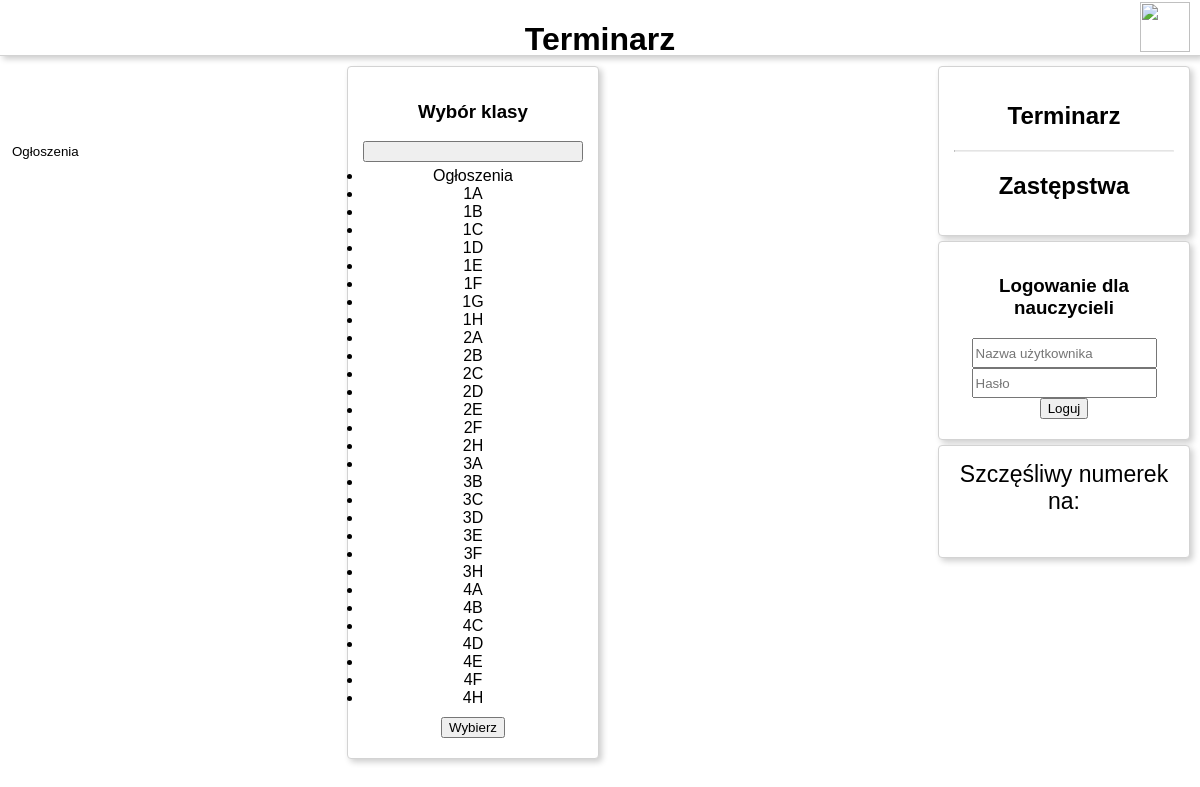
The page / on the database its author committed.
### tables this page shows
CREATE TABLE IF NOT EXISTS `term_klasy` (
  `id` int(11) NOT NULL auto_increment,
  `nazwa` varchar(11) NOT NULL,
  `laczona` int(2) NOT NULL default '0',
  `specjalna` int(2) NOT NULL default '0',
  PRIMARY KEY  (`id`)
);

### db.php (the view, shortened to what this page needs)
<?php
function getClasses($laczone = false, $specjalna = 1) {
	$laczoneQ = " WHERE";
	if (!$laczone) {
		$laczoneQ = "WHERE `laczona` = 0 AND";
	}
	$query = mysql_query("SELECT * FROM `term_klasy` " . $laczoneQ . " `specjalna` <= " . $specjalna . " ORDER BY `specjalna` DESC, `nazwa` ASC;") or die(mysql_error());
	$array = array();
	while ($row = mysql_fetch_assoc($query)) {
		$array[] = $row;
	}
	return $array;
}
function printLogin($link) {
	echo '<form action="' . $Link . '" method="post" class="form_login">
		<h3>Logowanie dla nauczycieli</h3>';
	echo '<div class="form-group row">
			<input type="text" class="form-control" name="login" placeholder="Nazwa użytkownika"/>
		</div>';
	echo '
		<div class="form-group row">
			<input type="password" class="form-control" name="password" placeholder="Hasło"/>
		</div>
		<button class="btn btn-large btn-default btn-block" type="submit">Loguj</button>
		</form>';
}
function printClass() {
	echo '<form method="GET" action="index.php" class="form_class">
		<h3>Wybór klasy</h3>
		<div class="form-group row">
			<select name="klasa" class="selectpicker">';
	$classes = getClasses();
	foreach ($classes as $class) {
		echo '<option value="' . $class['id'] . '">' . $class['nazwa'] . '</option>';
	}
	echo '</select>
		</div>
		<button class="btn btn-large btn-default btn-block" type="submit">Wybierz</button>
		</form><script>$(".selectpicker").selectpicker();</script>';
}
?>

### head.php (shortened to what this page needs)
<?php include("db.php"); ?>
<html>
<head>
	<link href="http://netdna.bootstrapcdn.com/twitter-bootstrap/2.2.2/css/bootstrap-combined.min.css" rel="stylesheet">
	<link rel="stylesheet" type="text/css" href="style.css" />
	<link rel="stylesheet" href="http://ajax.googleapis.com/ajax/libs/jqueryui/1.10.3/themes/ui-lightness/jquery-ui.min.css">
	<link rel="stylesheet" href="bootstrap-select.min.css">
</head>
<body>
<div id="naglowek">
	<h1 class="center">Terminarz</h1>
	<a href="kontakt.php"><img src="http://s-trojmiasto.pl/zdj/obiekty/logo/1/4275.jpg" class="logo"/></a>
</div>

### index.php (shortened to what this page needs)
<?php
include "head.php";
$date = time();
if (isset($miesiac) && $miesiac > 0 && $miesiac <= 12) {
	$mstr = ($miesiac <= 9) ? '0' : '';
	$month = $mstr . '' . $miesiac;
} else {
	$month = date('m', $date);
	$miesiac = $month;
}
if (isset($rok)) {
	$year = $rok;
} else {
	$year = date('Y', $date);
}
$first_day = mktime(0, 0, 0, $month, 1, $year);
$title = dateV('F', $first_day);
$day_of_week = date('D', $first_day);
$days_in_month = cal_days_in_month(0, $month, $year);
switch ($day_of_week) {
	case "Thu":$blank = 3;break;
}
$days = 1;
?>
<div style="height: 65px; width: 100%;"></div>
<table id="site">
<tr>
<td style="border: 0; width: auto; padding-left: 30px;">
<? if($klasa) {
	if( ! $browser['name'] == 'Internet Explorer')
	{
		printMiniClass($klas['id']);
	}
?>
<div id="content">
	<table class="table">
	<tr>
	<?
		if(isset($miesiac))
		{
			$nm = $miesiac;
			$rk = $rok;
			if($miesiac == 12)
			{
				$nm = 0;
				if(!isset($rok))
					$rok = $year;
				$rk = $rok + 1;
			}
		}
		$mies = (isset($nm)) ? $nm+1 : '';
		$ro = (isset($rk)) ? '&year='.$rk : '';
		$kl = (isset($klasa)) ? '&klasa='.$klasa : '';
		$linkUp = "index.php?month=".$mies."".$ro."".$kl;
		if(isset($miesiac))
		{
			$nm = $miesiac;
			$rk = $rok;
			if($miesiac == 1)
			{
				$nm = 13;
				if(!isset($rok))
					$rok = $year;
				$rk = $rok - 1;
			}
		}
		$mies = (isset($nm)) ? $nm-1 : '';
		$ro = (isset($rk)) ? '&year='.$rk : '';
		$kl = (isset($klasa)) ? '&klasa='.$klasa : '';
		$linkDown = "index.php?month=".$mies."".$ro."".$kl;
		if($browser['name'] == 'Internet Explorer') {
	?>
		<td id="arrow_left_ie"><a href="<? echo $linkDown; ?>"><</a></td>
		<td colspan="2" style="border-right: 0; border-left: 0;"><span class="miesiac"><? echo $title; ?></span></td>
		<td style="border-left: 0; border-right: 0;"><span class="miesiac"><? echo $year; ?></span></td>
		<td id="arrow_right_ie"><a href="<? echo $linkUp; ?>">></a></td>
	<?
	} else {
	?>
	<td colspan="5">
		<span id="arrow_left"><a href="<? echo $linkDown; ?>"><</a></span>
		<span class="miesiac"><? echo $title.' '.$year; ?></span>
		<span id="arrow_right"><a href="<? echo $linkUp; ?>">></a></span>
	</td>
	<?
		}
	?>
	</tr>
	<tr><td><b>Poniedziałek</b></td><td><b>Wtorek</b></td><td><b>Środa</b></td><td><b>Czwartek</b></td><td><b>Piątek</b></td></tr>
	<tr><?
		$wpisy = getWpisy($klasa);
		$day_num = 1;
		if($blank < 5) {
			while($blank > 0)
			{
				echo "<td></td>";
				$blank--;
				$days++;
			}
		} else {
			$day_num = 8 - $blank;
		}
		while ($day_num <= $days_in_month)
		{
			$day_str = ($day_num <= 9) ? '0' : '';
			$tid=$day_str.''.$day_num.''.$month.''.$year;
			$tid2=$year.'-'.$month.'-'.$day_str.''.$day_num;
			$czasDnia = strtotime($tid2." 18:00:00");
			if($days < 6)
			{
				if(!$user || $czasDnia < time() || ($klas['specjalna'] == 1 && $user['dostep'] < 2))
					echo "<td class='td'><div class='day'><b>".$day_num."</b></div>";
				else {
					echo "<td class='td'><table class='tabday'><tr><td class='tabday'><b>".$day_num."</b></td>";
					echo '<td class="tadd">
							<a href="dodaj.php?id='.$tid.'&klasa='.$klasa.'">Dodaj wpis</a>
						</td>';
					echo "</tr></table>";
				}
				echo "<div style='clear: both;'> </div>";
				if(isset($wpisy) && !empty($wpisy[$tid2]))
				{
					foreach($wpisy[$tid2] as $wpis)
					{
						printWpis($wpis);
					}
				}
				echo "</td>";
			}
			$day_num++;
			$days++;
			if ($days > 7)
			{
				echo "</tr><tr>";
				$days = 1;
			}
		}
		while ( $days >1 && $days <=5 )
		{
			echo "<td> </td>";
			$days++;
		}
	?>
	</tr>
	</table>
	<div style='clear: both;'> </div>
</div>
</td>
<?
		if($browser['name'] == 'Internet Explorer')
		{
			printMiniClass($klas['id']);
		}
	} else {
		printClass();
	}
?>
<td style="border: 0; width: 250px; padding-right: 10px;">
<div class="menu form_login" style="margin-bottom: 5px;">
<h2><a href="index.php">Terminarz</a></h2><hr />
<h2><a href="zastepstwa.php">Zastępstwa</a></h2>
</div>
<?
	$mn = (isset($month)) ? '&month='.$month : '';
	$ro = (isset($year)) ? '&year='.$year : '';
	$kl = (isset($klasa)) ? '&klasa='.$klasa : '';
	$link = "index.php?month=".$mn."".$ro."".$kl;
	if(!$user) printLogin($link);
?>
<div class="form_login" style="margin-top: 5px;">
	<span style="font-size: 23px;">
	<?
		echo 'Szczęśliwy numerek na:<br /><br />';
	?>
	</span>
</div>
</td>
</tr>
</table>
<?php
include "foot.php";
?>

### foot.php (shortened to what this page needs)
</body>
</html>

### style.css (style rules this page uses)
body { font-weight: lighter; background: url('http://www4.zsl.gda.pl/themes/mjzsltheme/assets/img/ornament.jpg'); margin: 0; padding: 0; text-align: center; font-family: Calibri, Arial; }
a { outline: none; color: #000; text-decoration: none; }
hr { border-top: 1px solid #E4E4E4 !important; }
form { margin: 0; }
.form_login { width: 220px; background-color: #fff; border: 1px solid #D3D3D3; border-radius: 4px 4px 4px 4px; float: right; padding: 15px 15px 15px; margin-left: 20px; box-shadow: 3px 3px 6px rgba(0, 0, 0, .2); }
.form_class { width: 220px; background-color: #fff; border: 1px solid #D3D3D3; border-radius: 4px 4px 4px 4px; margin: 0 auto; padding: 15px 15px 15px; box-shadow: 3px 3px 6px rgba(0, 0, 0, .2); }
.logo { position: absolute; top: 2px; right: 10px; height: 50px; }
#naglowek { width: 100%; height: 55px; background: #FFF; border-bottom: 1px solid #D3D3D3; box-shadow: 3px 3px 6px rgba(0, 0, 0, .2); position: absolute; top: 0; }
#site { border: 0px; width: 100%; padding-right: 30px; }
table, th, td { border: 1px #000 solid; border-collapse:collapse; text-align: center!important; vertical-align: top; }
td { width: 100px; }
input { height: 30px!important; min-width: 35px!important; }
button { margin-bottom: 5px!important; }
.row { margin-left: 0px!important; }

### rows shown on the page
term_klasy: nazwa "Ogłoszenia"
term_klasy: nazwa "1A"
term_klasy: nazwa "1B"
term_klasy: nazwa "1C"
term_klasy: nazwa "1D"
term_klasy: nazwa "1E"
term_klasy: nazwa "1F"
term_klasy: nazwa "1G"
term_klasy: nazwa "1H"
term_klasy: nazwa "2A"
term_klasy: nazwa "2B"
term_klasy: nazwa "2C"
term_klasy: nazwa "2D"
term_klasy: nazwa "2E"
term_klasy: nazwa "2F"
term_klasy: nazwa "2H"
term_klasy: nazwa "3A"
term_klasy: nazwa "3B"
term_klasy: nazwa "3C"
term_klasy: nazwa "3D"
term_klasy: nazwa "3E"
term_klasy: nazwa "3F"
term_klasy: nazwa "3H"
term_klasy: nazwa "4A"
term_klasy: nazwa "4B"
term_klasy: nazwa "4C"
term_klasy: nazwa "4D"
term_klasy: nazwa "4E"
term_klasy: nazwa "4F"
term_klasy: nazwa "4H"
